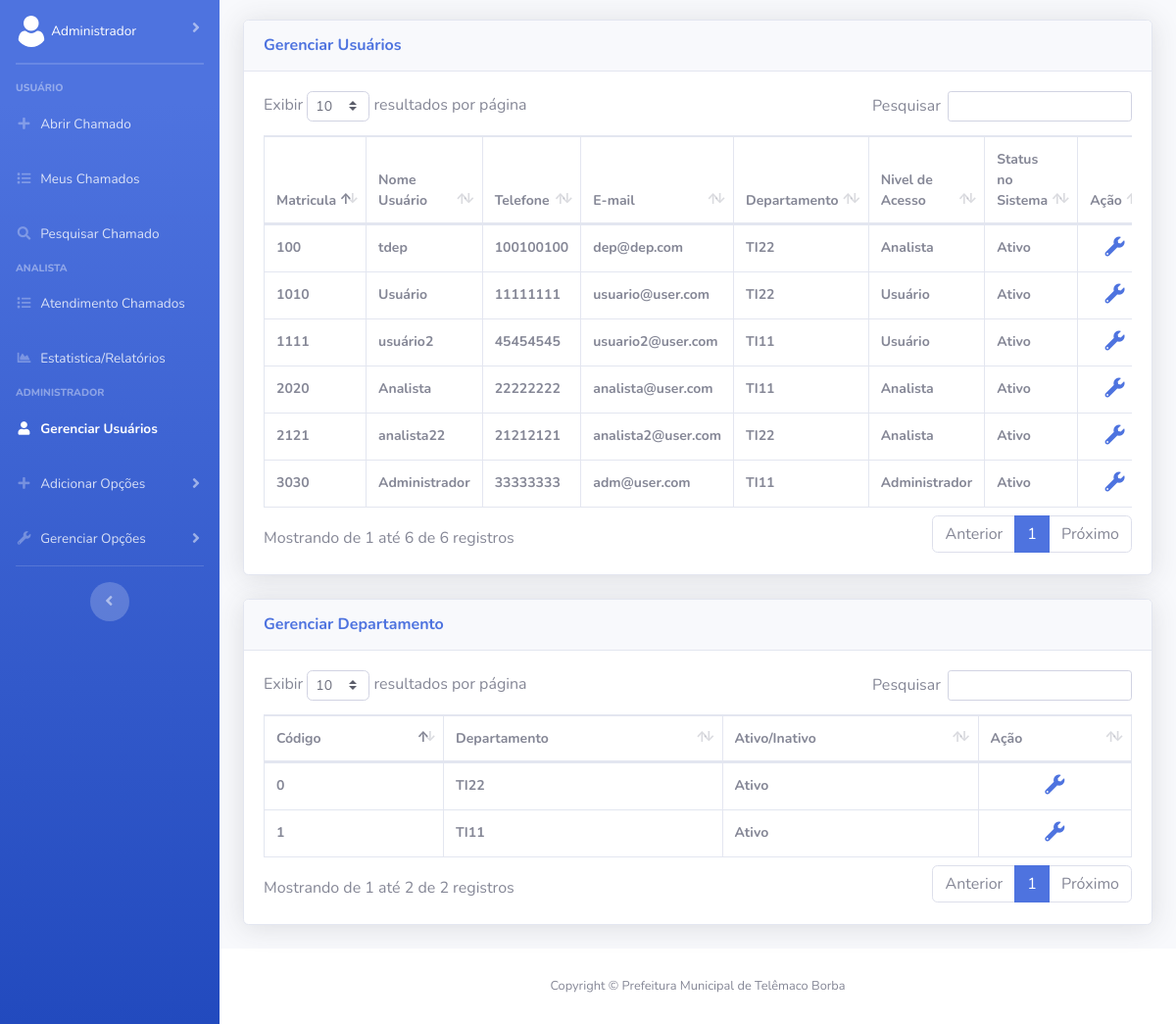
/Frontend/gerenciarUsuarios.php (signed in), run on the app's committed database.
### tables this page shows
CREATE TABLE IF NOT EXISTS `usuarios` (
  `matricula` int NOT NULL,
  `nome` varchar(45) NOT NULL,
  `telefone` varchar(45) NOT NULL,
  `email` varchar(45) NOT NULL,
  `departamento` varchar(45) NOT NULL,
  `senha` varchar(255) NOT NULL,
  `chave` varchar(300) NOT NULL,
  `nivel` int NOT NULL,
  `ativo` int NOT NULL,
  PRIMARY KEY (`matricula`),
  KEY `fk_cod_departamento` (`departamento`)
);

CREATE TABLE IF NOT EXISTS `departamento` (
  `cod_departamento` int NOT NULL AUTO_INCREMENT,
  `nome_departamento` varchar(45) NOT NULL,
  `ativo` int NOT NULL,
  PRIMARY KEY (`cod_departamento`)
);

### Frontend/gerenciarUsuarios.php (the view, shortened to what this page needs)
<!DOCTYPE html>
<html lang="pt-br">
<head>
    <link href="vendor/fontawesome-free/css/all.min.css" rel="stylesheet" type="text/css">
    <link href="css/sb-admin-2.min.css" rel="stylesheet">
    <link href="vendor/datatables/dataTables.bootstrap4.min.css" rel="stylesheet">
</head>
<body id="page-top">
    <div id="wrapper">
        <?php include 'navbar.php'; ?>
        <div id="content-wrapper" class="d-flex flex-column">
            <div id="content">
                <div class="container-fluid" style="margin-top: 2%;">
                    <div class="card shadow mb-4">
                        <div class="card-header py-3">
                            <h6 class="m-0 font-weight-bold text-primary">Gerenciar Usuários</h6>
                        </div>
                        <div class="card-body">
                            <div class="table-responsive">
                                <table class="table table-bordered" id="dataTableUsuario" width="100%" cellspacing="0" style='font-size: 14px;'>
                                    <thead>
                                        <tr>
                                            <th>Matricula</th>
                                            <th>Nome Usuário</th>
                                            <th>Telefone</th>
                                            <th>E-mail</th>
                                            <th>Departamento</th>
                                            <th>Nivel de Acesso</th>
                                            <th>Status no Sistema</th>
                                            <th>Ação</th>
                                        </tr>
                                    </thead>
                    <?php
                        include '../Backend/conexao.php';
                        $query = $conn->query("SELECT * FROM usuarios INNER JOIN departamento ON departamento.cod_departamento = usuarios.departamento");
                    echo "<tbody>";
                        foreach($query->fetchAll(PDO::FETCH_ASSOC) as $dados) {
                            echo "<tr>";
                            echo "<th>".$dados['matricula']."</th>";
                            echo "<th>".$dados['nome']."</th>";
                            echo "<th>".$dados['telefone']."</th>";
                            echo "<th>".$dados['email']."</th>";
                            echo "<th>".$dados['nome_departamento']."</th>";
                            if($dados['nivel'] == 0) {echo "<th>Usuário</th>";} else if($dados['nivel'] == 1) {echo "<th>Analista</th>";} else {echo "<th>Administrador</th>";}
                            if($dados['ativo'] == 1) {echo "<th>Ativo</th>";} else {echo "<th>Inativo</th>";}
                            echo "<th style='text-align: center'><a href=verUsuario.php?matricula_up=".$dados['matricula']."<i class='fas fa-fw fa-wrench' style='font-size: 20px;' title='Editar'></i></a>";
                            echo "</tr>";
                        }
                    ?>
                    </tbody>
                                </table>
                            </div>
                        </div>
                    </div>
                </div>
                <div class="container-fluid">
                    <div class="card shadow mb-4">
                        <div class="card-header py-3">
                            <h6 class="m-0 font-weight-bold text-primary">Gerenciar Departamento</h6>
                        </div>
                        <div class="card-body">
                            <div class="table-responsive">
                                <table class="table table-bordered" id="dataTableDepartamento" width="100%" cellspacing="0" style='font-size: 14px;'>
                                    <thead>
                                        <tr>
                                            <th>Código</th>
                                            <th>Departamento</th>
                                            <th>Ativo/Inativo</th>
                                            <th>Ação</th>
                                        </tr>
                                    </thead>
                    <?php
                        include '../Backend/conexao.php';
                        $query = $conn->query("SELECT * FROM departamento");
                    echo "<tbody>";
                        foreach($query->fetchAll(PDO::FETCH_ASSOC) as $dados) {
                            echo "<tr>";
                                echo "<th>".$dados['cod_departamento']."</th>";
                                echo "<th>".$dados['nome_departamento']."</th>";
                                if($dados['ativo'] == 1) {echo "<th>Ativo</th>";} else {echo "<th>Inativo</th>";}
                                echo "<th style='text-align: center'><a href=verDepartamento.php?departamento_up=".$dados['cod_departamento']."<i class='fas fa-fw fa-wrench' style='font-size: 20px;' title='Editar'></i></a>";
                        }
                    ?>
                    </tbody>
                                </table>
                            </div>
                        </div>
                    </div>
                </div>
            </div>
            <?php include 'footer.php'; ?>
        </div>
    </div>
</body>
</html>

### data on the page
usuarios: matricula "100", nome "tdep", telefone "100100100", email "dep@dep.com", departamento.nome_departamento "TI22", nivel "Analista"
usuarios: matricula "1010", nome "Usuário", telefone "11111111", email "usuario@user.com", departamento.nome_departamento "TI22", nivel "Usuário"
usuarios: matricula "1111", nome "usuário2", telefone "45454545", email "usuario2@user.com", departamento.nome_departamento "TI11", nivel "Usuário"
usuarios: matricula "2020", nome "Analista", telefone "22222222", email "analista@user.com", departamento.nome_departamento "TI11", nivel "Analista"
usuarios: matricula "2121", nome "analista22", telefone "21212121", email "analista2@user.com", departamento.nome_departamento "TI22", nivel "Analista"
usuarios: matricula "3030", nome "Administrador", telefone "33333333", email "adm@user.com", departamento.nome_departamento "TI11", nivel "Administrador"
departamento: cod_departamento "0", nome_departamento "TI22", ativo "Ativo"
departamento: cod_departamento "1", nome_departamento "TI11", ativo "Ativo"

### other printed values
$nome_usuario "Administrador"
